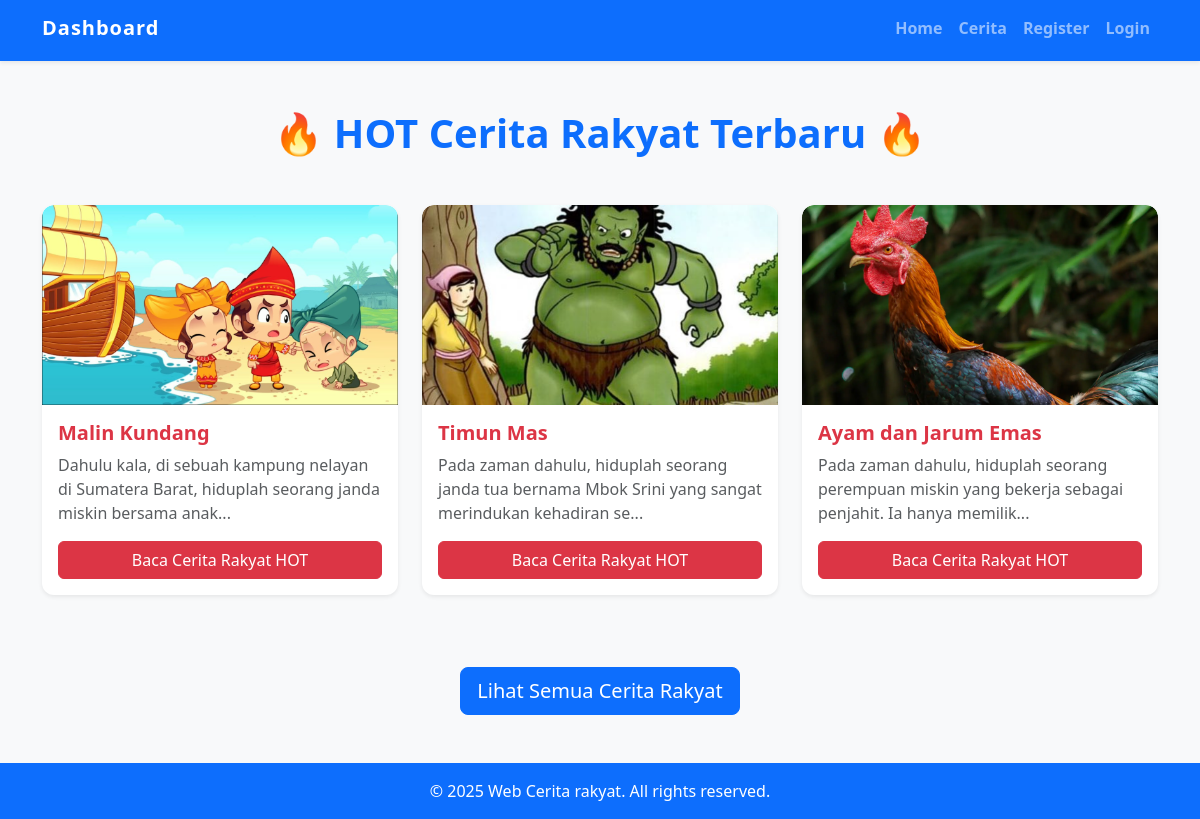
The page / on the database its author committed.
### tables this page shows
CREATE TABLE `cerita` (
  `id` int(11) NOT NULL,
  `title` varchar(255) NOT NULL,
  `content` text NOT NULL,
  `image` varchar(255) DEFAULT NULL,
  `created_at` timestamp NOT NULL DEFAULT current_timestamp()
);

### index.php (the view, shortened to what this page needs)
<?php
require_once 'inc/config.php';
require_once 'inc/template.php';
$stmt = $pdo->query("SELECT id, title, content, image FROM cerita ORDER BY created_at DESC LIMIT 3");
$articles = $stmt->fetchAll();
?>
<h1 class="fw-bold text-primary mb-5 text-center">🔥 HOT Cerita Rakyat Terbaru 🔥</h1>
<div class="row">
    <?php foreach ($articles as $article): ?>
        <div class="col-md-4 mb-4">
            <div class="card h-100 shadow-sm border-danger">
                <?php if ($article['image'] && file_exists('assets/uploads/' . $article['image'])): ?>
                    <img src="assets/uploads/<?php echo htmlspecialchars($article['image']); ?>" class="card-img-top" alt="<?php echo htmlspecialchars($article['title']); ?>" style="height: 200px; object-fit: cover;">
                <?php else: ?>
                    <div class="bg-light text-center d-flex align-items-center justify-content-center text-muted" style="height: 200px;">
                        <span class="text-secondary">Tidak ada Gambar</span>
                    </div>
                <?php endif; ?>
                <div class="card-body d-flex flex-column">
                    <h5 class="card-title fw-bold text-danger"><?php echo htmlspecialchars($article['title']); ?></h5>
                    <p class="card-text text-muted"><?php echo substr(strip_tags($article['content']), 0, 100) . '...'; ?></p>
                    <a href="cerita_rakyat.php?id=<?php echo $article['id']; ?>" class="mt-auto btn btn-danger">Baca Cerita Rakyat HOT</a>
                </div>
            </div>
        </div>
    <?php endforeach; ?>
</div>
<div class="text-center mt-5">
    <a href="cerita_rakyat_list.php" class="btn btn-primary btn-lg">Lihat Semua Cerita Rakyat</a>
</div>

### assets/css/style.css (style rules this page uses)
body { font-family: 'Segoe UI', Tahoma, Geneva, Verdana, sans-serif; background-color: #f8f9fa; }
a { text-decoration: none; }
.card { border: none; border-radius: 12px; transition: transform 0.3s ease, box-shadow 0.3s ease; overflow: hidden; }
.card-img-top { border-top-left-radius: 12px; border-top-right-radius: 12px; }
.btn-danger, .btn-primary { transition: background-color 0.2s; }

### rows shown on the page
cerita: image (picture), title "Malin Kundang", content "Dahulu kala, di sebuah kampung nelayan di Sumatera Barat, hiduplah seorang janda miskin bersama anak"
cerita: image (picture), title "Timun Mas", content "Pada zaman dahulu, hiduplah seorang janda tua bernama Mbok Srini yang sangat merindukan kehadiran se"
cerita: image (picture), title "Ayam dan Jarum Emas", content "Pada zaman dahulu, hiduplah seorang perempuan miskin yang bekerja sebagai penjahit. Ia hanya memilik"
